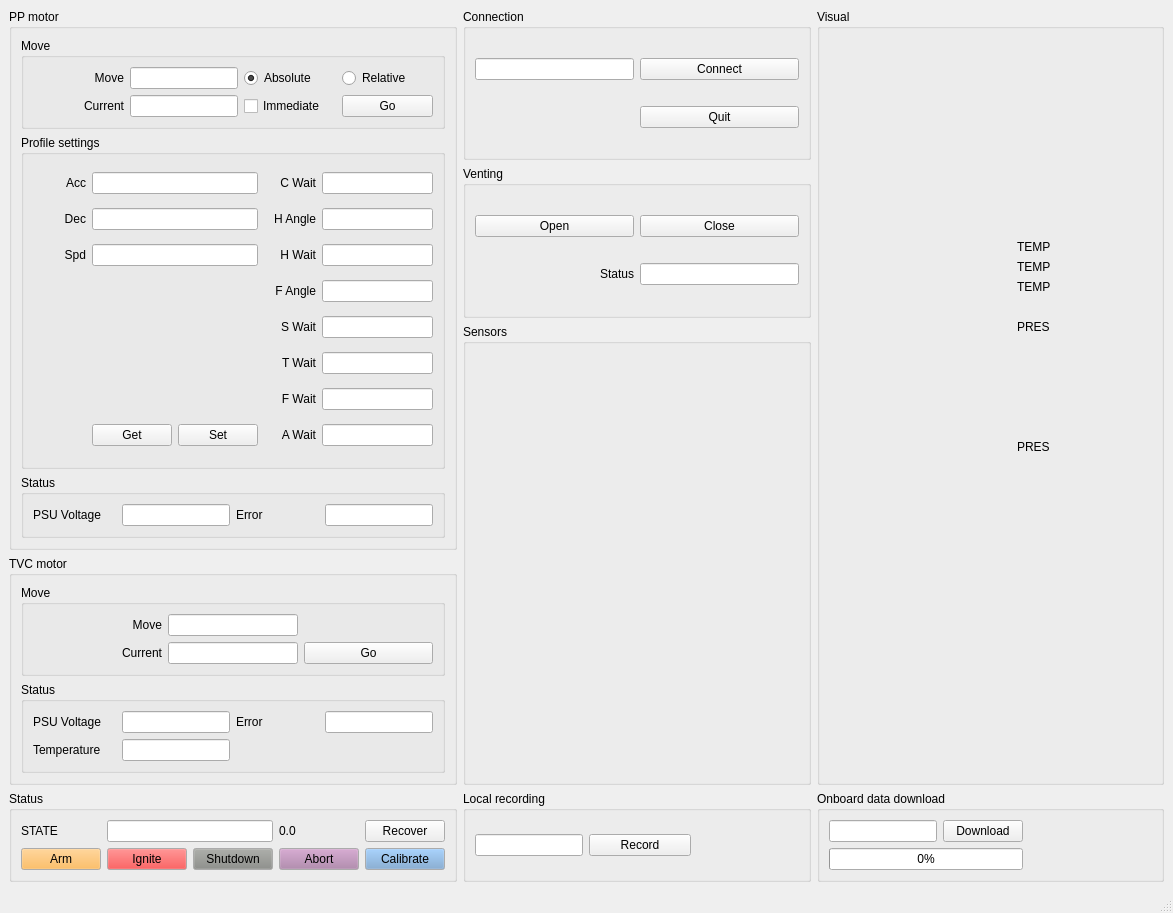
<?xml version="1.0" encoding="UTF-8"?>
<ui version="4.0">
 <class>MainWindow</class>
 <widget class="QMainWindow" name="MainWindow">
  <property name="enabled">
   <bool>true</bool>
  </property>
  <property name="geometry">
   <rect>
    <x>0</x>
    <y>0</y>
    <width>1173</width>
    <height>913</height>
   </rect>
  </property>
  <property name="windowTitle">
   <string>PEGASUS CONTROL</string>
  </property>
  <widget class="QWidget" name="centralwidget">
   <layout class="QGridLayout" name="gridLayout">
    <item row="4" column="2">
     <widget class="QGroupBox" name="groupBox_4">
      <property name="title">
       <string>Onboard data download</string>
      </property>
      <layout class="QGridLayout" name="gridLayout_8">
       <item row="0" column="0">
        <widget class="QLineEdit" name="dl_name">
         <property name="sizePolicy">
          <sizepolicy hsizetype="Fixed" vsizetype="Fixed">
           <horstretch>0</horstretch>
           <verstretch>0</verstretch>
          </sizepolicy>
         </property>
        </widget>
       </item>
       <item row="0" column="1">
        <widget class="QPushButton" name="download">
         <property name="sizePolicy">
          <sizepolicy hsizetype="Fixed" vsizetype="Fixed">
           <horstretch>0</horstretch>
           <verstretch>0</verstretch>
          </sizepolicy>
         </property>
         <property name="text">
          <string>Download</string>
         </property>
        </widget>
       </item>
       <item row="0" column="2">
        <widget class="QLabel" name="dl_used">
         <property name="text">
          <string/>
         </property>
        </widget>
       </item>
       <item row="2" column="0" colspan="2">
        <widget class="QProgressBar" name="dl_bar">
         <property name="value">
          <number>0</number>
         </property>
        </widget>
       </item>
       <item row="2" column="2">
        <widget class="QLabel" name="dl_prog">
         <property name="text">
          <string/>
         </property>
        </widget>
       </item>
      </layout>
     </widget>
    </item>
    <item row="0" column="1">
     <widget class="QGroupBox" name="connection">
      <property name="sizePolicy">
       <sizepolicy hsizetype="Preferred" vsizetype="Minimum">
        <horstretch>0</horstretch>
        <verstretch>0</verstretch>
       </sizepolicy>
      </property>
      <property name="title">
       <string>Connection</string>
      </property>
      <layout class="QGridLayout" name="gridLayout_4">
       <item row="0" column="1">
        <widget class="QLineEdit" name="connect_device">
         <property name="sizePolicy">
          <sizepolicy hsizetype="Preferred" vsizetype="Fixed">
           <horstretch>0</horstretch>
           <verstretch>0</verstretch>
          </sizepolicy>
         </property>
        </widget>
       </item>
       <item row="0" column="2">
        <widget class="QPushButton" name="connect_btn">
         <property name="sizePolicy">
          <sizepolicy hsizetype="Preferred" vsizetype="Fixed">
           <horstretch>0</horstretch>
           <verstretch>0</verstretch>
          </sizepolicy>
         </property>
         <property name="text">
          <string>Connect</string>
         </property>
        </widget>
       </item>
       <item row="1" column="1">
        <widget class="QLabel" name="connect_status">
         <property name="sizePolicy">
          <sizepolicy hsizetype="Preferred" vsizetype="Preferred">
           <horstretch>0</horstretch>
           <verstretch>0</verstretch>
          </sizepolicy>
         </property>
         <property name="font">
          <font>
           <kerning>true</kerning>
          </font>
         </property>
         <property name="mouseTracking">
          <bool>false</bool>
         </property>
         <property name="acceptDrops">
          <bool>false</bool>
         </property>
         <property name="layoutDirection">
          <enum>Qt::LeftToRight</enum>
         </property>
         <property name="text">
          <string/>
         </property>
         <property name="alignment">
          <set>Qt::AlignLeading|Qt::AlignLeft|Qt::AlignVCenter</set>
         </property>
         <property name="margin">
          <number>0</number>
         </property>
        </widget>
       </item>
       <item row="1" column="2">
        <widget class="QPushButton" name="quit">
         <property name="text">
          <string>Quit</string>
         </property>
        </widget>
       </item>
      </layout>
     </widget>
    </item>
    <item row="4" column="0">
     <widget class="QGroupBox" name="status">
      <property name="title">
       <string>Status</string>
      </property>
      <layout class="QGridLayout" name="gridLayout_6">
       <item row="1" column="5">
        <widget class="QPushButton" name="status_calibrate">
         <property name="palette">
          <palette>
           <active>
            <colorrole role="Button">
             <brush brushstyle="SolidPattern">
              <color alpha="255">
               <red>114</red>
               <green>159</green>
               <blue>207</blue>
              </color>
             </brush>
            </colorrole>
           </active>
           <inactive>
            <colorrole role="Button">
             <brush brushstyle="SolidPattern">
              <color alpha="255">
               <red>114</red>
               <green>159</green>
               <blue>207</blue>
              </color>
             </brush>
            </colorrole>
           </inactive>
           <disabled>
            <colorrole role="Button">
             <brush brushstyle="SolidPattern">
              <color alpha="255">
               <red>114</red>
               <green>159</green>
               <blue>207</blue>
              </color>
             </brush>
            </colorrole>
           </disabled>
          </palette>
         </property>
         <property name="text">
          <string>Calibrate</string>
         </property>
        </widget>
       </item>
       <item row="1" column="4">
        <widget class="QPushButton" name="status_abort">
         <property name="palette">
          <palette>
           <active>
            <colorrole role="Button">
             <brush brushstyle="SolidPattern">
              <color alpha="255">
               <red>173</red>
               <green>127</green>
               <blue>168</blue>
              </color>
             </brush>
            </colorrole>
           </active>
           <inactive>
            <colorrole role="Button">
             <brush brushstyle="SolidPattern">
              <color alpha="255">
               <red>173</red>
               <green>127</green>
               <blue>168</blue>
              </color>
             </brush>
            </colorrole>
           </inactive>
           <disabled>
            <colorrole role="Button">
             <brush brushstyle="SolidPattern">
              <color alpha="255">
               <red>173</red>
               <green>127</green>
               <blue>168</blue>
              </color>
             </brush>
            </colorrole>
           </disabled>
          </palette>
         </property>
         <property name="text">
          <string>Abort</string>
         </property>
        </widget>
       </item>
       <item row="0" column="4">
        <widget class="QLabel" name="status_counter">
         <property name="text">
          <string>0.0</string>
         </property>
        </widget>
       </item>
       <item row="0" column="1" colspan="2">
        <widget class="QLineEdit" name="status_state"/>
       </item>
       <item row="0" column="0">
        <widget class="QLabel" name="label_2">
         <property name="text">
          <string>STATE</string>
         </property>
        </widget>
       </item>
       <item row="0" column="5">
        <widget class="QPushButton" name="status_recover">
         <property name="text">
          <string>Recover</string>
         </property>
        </widget>
       </item>
       <item row="1" column="0">
        <widget class="QPushButton" name="status_arm">
         <property name="palette">
          <palette>
           <active>
            <colorrole role="Button">
             <brush brushstyle="SolidPattern">
              <color alpha="255">
               <red>252</red>
               <green>175</green>
               <blue>62</blue>
              </color>
             </brush>
            </colorrole>
           </active>
           <inactive>
            <colorrole role="Button">
             <brush brushstyle="SolidPattern">
              <color alpha="255">
               <red>252</red>
               <green>175</green>
               <blue>62</blue>
              </color>
             </brush>
            </colorrole>
           </inactive>
           <disabled>
            <colorrole role="Button">
             <brush brushstyle="SolidPattern">
              <color alpha="255">
               <red>252</red>
               <green>175</green>
               <blue>62</blue>
              </color>
             </brush>
            </colorrole>
           </disabled>
          </palette>
         </property>
         <property name="autoFillBackground">
          <bool>false</bool>
         </property>
         <property name="text">
          <string>Arm</string>
         </property>
         <property name="default">
          <bool>false</bool>
         </property>
         <property name="flat">
          <bool>false</bool>
         </property>
        </widget>
       </item>
       <item row="1" column="1">
        <widget class="QPushButton" name="status_ignite">
         <property name="palette">
          <palette>
           <active>
            <colorrole role="Button">
             <brush brushstyle="SolidPattern">
              <color alpha="255">
               <red>239</red>
               <green>41</green>
               <blue>41</blue>
              </color>
             </brush>
            </colorrole>
           </active>
           <inactive>
            <colorrole role="Button">
             <brush brushstyle="SolidPattern">
              <color alpha="255">
               <red>239</red>
               <green>41</green>
               <blue>41</blue>
              </color>
             </brush>
            </colorrole>
           </inactive>
           <disabled>
            <colorrole role="Button">
             <brush brushstyle="SolidPattern">
              <color alpha="255">
               <red>239</red>
               <green>41</green>
               <blue>41</blue>
              </color>
             </brush>
            </colorrole>
           </disabled>
          </palette>
         </property>
         <property name="text">
          <string>Ignite</string>
         </property>
        </widget>
       </item>
       <item row="1" column="2">
        <widget class="QPushButton" name="status_shutdown">
         <property name="palette">
          <palette>
           <active>
            <colorrole role="Button">
             <brush brushstyle="SolidPattern">
              <color alpha="255">
               <red>136</red>
               <green>138</green>
               <blue>133</blue>
              </color>
             </brush>
            </colorrole>
           </active>
           <inactive>
            <colorrole role="Button">
             <brush brushstyle="SolidPattern">
              <color alpha="255">
               <red>136</red>
               <green>138</green>
               <blue>133</blue>
              </color>
             </brush>
            </colorrole>
           </inactive>
           <disabled>
            <colorrole role="Button">
             <brush brushstyle="SolidPattern">
              <color alpha="255">
               <red>136</red>
               <green>138</green>
               <blue>133</blue>
              </color>
             </brush>
            </colorrole>
           </disabled>
          </palette>
         </property>
         <property name="text">
          <string>Shutdown</string>
         </property>
        </widget>
       </item>
      </layout>
     </widget>
    </item>
    <item row="4" column="1">
     <widget class="QGroupBox" name="recording">
      <property name="title">
       <string>Local recording</string>
      </property>
      <layout class="QGridLayout" name="gridLayout_7">
       <item row="0" column="0">
        <widget class="QLineEdit" name="local_record_fn">
         <property name="sizePolicy">
          <sizepolicy hsizetype="Preferred" vsizetype="Fixed">
           <horstretch>0</horstretch>
           <verstretch>0</verstretch>
          </sizepolicy>
         </property>
        </widget>
       </item>
       <item row="0" column="1">
        <widget class="QPushButton" name="local_record">
         <property name="text">
          <string>Record</string>
         </property>
        </widget>
       </item>
       <item row="0" column="2">
        <widget class="QLabel" name="local_record_stat">
         <property name="text">
          <string/>
         </property>
        </widget>
       </item>
      </layout>
     </widget>
    </item>
    <item row="0" column="2" rowspan="4">
     <widget class="QGroupBox" name="visual">
      <property name="title">
       <string>Visual</string>
      </property>
      <widget class="QLabel" name="label_16">
       <property name="geometry">
        <rect>
         <x>130</x>
         <y>30</y>
         <width>61</width>
         <height>611</height>
        </rect>
       </property>
       <property name="sizePolicy">
        <sizepolicy hsizetype="Fixed" vsizetype="Fixed">
         <horstretch>0</horstretch>
         <verstretch>0</verstretch>
        </sizepolicy>
       </property>
       <property name="baseSize">
        <size>
         <width>100</width>
         <height>100</height>
        </size>
       </property>
       <property name="text">
        <string/>
       </property>
       <property name="pixmap">
        <pixmap>rocket.png</pixmap>
       </property>
       <property name="scaledContents">
        <bool>true</bool>
       </property>
       <property name="alignment">
        <set>Qt::AlignCenter</set>
       </property>
      </widget>
      <widget class="QLabel" name="temp_1">
       <property name="geometry">
        <rect>
         <x>200</x>
         <y>230</y>
         <width>81</width>
         <height>16</height>
        </rect>
       </property>
       <property name="text">
        <string>TEMP</string>
       </property>
      </widget>
      <widget class="QLabel" name="temp_2">
       <property name="geometry">
        <rect>
         <x>200</x>
         <y>250</y>
         <width>81</width>
         <height>16</height>
        </rect>
       </property>
       <property name="text">
        <string>TEMP</string>
       </property>
      </widget>
      <widget class="QLabel" name="temp_3">
       <property name="geometry">
        <rect>
         <x>200</x>
         <y>270</y>
         <width>81</width>
         <height>16</height>
        </rect>
       </property>
       <property name="text">
        <string>TEMP</string>
       </property>
      </widget>
      <widget class="QLabel" name="pres_1">
       <property name="geometry">
        <rect>
         <x>200</x>
         <y>430</y>
         <width>81</width>
         <height>16</height>
        </rect>
       </property>
       <property name="text">
        <string>PRES</string>
       </property>
      </widget>
      <widget class="QLabel" name="pres_2">
       <property name="geometry">
        <rect>
         <x>200</x>
         <y>310</y>
         <width>81</width>
         <height>16</height>
        </rect>
       </property>
       <property name="text">
        <string>PRES</string>
       </property>
      </widget>
     </widget>
    </item>
    <item row="0" column="0" rowspan="3">
     <widget class="QGroupBox" name="pp_motor">
      <property name="sizePolicy">
       <sizepolicy hsizetype="Preferred" vsizetype="Preferred">
        <horstretch>0</horstretch>
        <verstretch>3</verstretch>
       </sizepolicy>
      </property>
      <property name="title">
       <string>PP motor</string>
      </property>
      <layout class="QGridLayout" name="gridLayout_2">
       <item row="1" column="0">
        <widget class="QGroupBox" name="groupBox_3">
         <property name="sizePolicy">
          <sizepolicy hsizetype="Preferred" vsizetype="Preferred">
           <horstretch>0</horstretch>
           <verstretch>1</verstretch>
          </sizepolicy>
         </property>
         <property name="title">
          <string>Profile settings</string>
         </property>
         <layout class="QGridLayout" name="gridLayout_5" columnstretch="0,0,0,0,0,0">
          <item row="3" column="4" colspan="2">
           <widget class="QLineEdit" name="pp_motor_fangle">
            <property name="sizePolicy">
             <sizepolicy hsizetype="Preferred" vsizetype="Fixed">
              <horstretch>0</horstretch>
              <verstretch>0</verstretch>
             </sizepolicy>
            </property>
           </widget>
          </item>
          <item row="10" column="2">
           <widget class="QPushButton" name="pp_motor_set">
            <property name="text">
             <string>Set</string>
            </property>
            <property name="flat">
             <bool>false</bool>
            </property>
           </widget>
          </item>
          <item row="1" column="4" colspan="2">
           <widget class="QLineEdit" name="pp_motor_hangle">
            <property name="sizePolicy">
             <sizepolicy hsizetype="Preferred" vsizetype="Fixed">
              <horstretch>0</horstretch>
              <verstretch>0</verstretch>
             </sizepolicy>
            </property>
           </widget>
          </item>
          <item row="0" column="0">
           <widget class="QLabel" name="label_6">
            <property name="text">
             <string>Acc</string>
            </property>
            <property name="alignment">
             <set>Qt::AlignRight|Qt::AlignTrailing|Qt::AlignVCenter</set>
            </property>
           </widget>
          </item>
          <item row="10" column="4" colspan="2">
           <widget class="QLineEdit" name="pp_motor_await">
            <property name="sizePolicy">
             <sizepolicy hsizetype="Preferred" vsizetype="Fixed">
              <horstretch>0</horstretch>
              <verstretch>0</verstretch>
             </sizepolicy>
            </property>
           </widget>
          </item>
          <item row="1" column="1" colspan="2">
           <widget class="QLineEdit" name="pp_motor_dec">
            <property name="sizePolicy">
             <sizepolicy hsizetype="Preferred" vsizetype="Fixed">
              <horstretch>0</horstretch>
              <verstretch>0</verstretch>
             </sizepolicy>
            </property>
           </widget>
          </item>
          <item row="0" column="3">
           <widget class="QLabel" name="label_10">
            <property name="text">
             <string>C Wait</string>
            </property>
            <property name="alignment">
             <set>Qt::AlignRight|Qt::AlignTrailing|Qt::AlignVCenter</set>
            </property>
           </widget>
          </item>
          <item row="0" column="4" colspan="2">
           <widget class="QLineEdit" name="pp_motor_cwait">
            <property name="sizePolicy">
             <sizepolicy hsizetype="Preferred" vsizetype="Fixed">
              <horstretch>0</horstretch>
              <verstretch>0</verstretch>
             </sizepolicy>
            </property>
           </widget>
          </item>
          <item row="2" column="4" colspan="2">
           <widget class="QLineEdit" name="pp_motor_hwait">
            <property name="sizePolicy">
             <sizepolicy hsizetype="Preferred" vsizetype="Fixed">
              <horstretch>0</horstretch>
              <verstretch>0</verstretch>
             </sizepolicy>
            </property>
           </widget>
          </item>
          <item row="2" column="0">
           <widget class="QLabel" name="label_8">
            <property name="text">
             <string>Spd</string>
            </property>
            <property name="alignment">
             <set>Qt::AlignRight|Qt::AlignTrailing|Qt::AlignVCenter</set>
            </property>
           </widget>
          </item>
          <item row="1" column="3">
           <widget class="QLabel" name="label_11">
            <property name="text">
             <string>H Angle</string>
            </property>
            <property name="alignment">
             <set>Qt::AlignRight|Qt::AlignTrailing|Qt::AlignVCenter</set>
            </property>
           </widget>
          </item>
          <item row="0" column="1" colspan="2">
           <widget class="QLineEdit" name="pp_motor_acc">
            <property name="sizePolicy">
             <sizepolicy hsizetype="Preferred" vsizetype="Fixed">
              <horstretch>0</horstretch>
              <verstretch>0</verstretch>
             </sizepolicy>
            </property>
           </widget>
          </item>
          <item row="3" column="3">
           <widget class="QLabel" name="label_13">
            <property name="text">
             <string>F Angle</string>
            </property>
            <property name="alignment">
             <set>Qt::AlignRight|Qt::AlignTrailing|Qt::AlignVCenter</set>
            </property>
           </widget>
          </item>
          <item row="1" column="0">
           <widget class="QLabel" name="label_7">
            <property name="text">
             <string>Dec</string>
            </property>
            <property name="alignment">
             <set>Qt::AlignRight|Qt::AlignTrailing|Qt::AlignVCenter</set>
            </property>
           </widget>
          </item>
          <item row="8" column="4" colspan="2">
           <widget class="QLineEdit" name="pp_motor_twait">
            <property name="sizePolicy">
             <sizepolicy hsizetype="Preferred" vsizetype="Fixed">
              <horstretch>0</horstretch>
              <verstretch>0</verstretch>
             </sizepolicy>
            </property>
           </widget>
          </item>
          <item row="2" column="3">
           <widget class="QLabel" name="label_12">
            <property name="text">
             <string>H Wait</string>
            </property>
            <property name="alignment">
             <set>Qt::AlignRight|Qt::AlignTrailing|Qt::AlignVCenter</set>
            </property>
           </widget>
          </item>
          <item row="10" column="3">
           <widget class="QLabel" name="label_17">
            <property name="text">
             <string>A Wait</string>
            </property>
            <property name="alignment">
             <set>Qt::AlignRight|Qt::AlignTrailing|Qt::AlignVCenter</set>
            </property>
           </widget>
          </item>
          <item row="2" column="1" colspan="2">
           <widget class="QLineEdit" name="pp_motor_speed">
            <property name="sizePolicy">
             <sizepolicy hsizetype="Preferred" vsizetype="Fixed">
              <horstretch>0</horstretch>
              <verstretch>0</verstretch>
             </sizepolicy>
            </property>
           </widget>
          </item>
          <item row="10" column="1">
           <widget class="QPushButton" name="pp_motor_get">
            <property name="text">
             <string>Get</string>
            </property>
            <property name="flat">
             <bool>false</bool>
            </property>
           </widget>
          </item>
          <item row="8" column="3">
           <widget class="QLabel" name="label_23">
            <property name="text">
             <string>T Wait</string>
            </property>
            <property name="alignment">
             <set>Qt::AlignRight|Qt::AlignTrailing|Qt::AlignVCenter</set>
            </property>
           </widget>
          </item>
          <item row="6" column="3">
           <widget class="QLabel" name="label_4">
            <property name="text">
             <string>S Wait</string>
            </property>
            <property name="alignment">
             <set>Qt::AlignRight|Qt::AlignTrailing|Qt::AlignVCenter</set>
            </property>
           </widget>
          </item>
          <item row="9" column="3">
           <widget class="QLabel" name="label_14">
            <property name="text">
             <string>F Wait</string>
            </property>
            <property name="alignment">
             <set>Qt::AlignRight|Qt::AlignTrailing|Qt::AlignVCenter</set>
            </property>
           </widget>
          </item>
          <item row="6" column="4" colspan="2">
           <widget class="QLineEdit" name="pp_motor_swait">
            <property name="sizePolicy">
             <sizepolicy hsizetype="Preferred" vsizetype="Fixed">
              <horstretch>0</horstretch>
              <verstretch>0</verstretch>
             </sizepolicy>
            </property>
           </widget>
          </item>
          <item row="9" column="4" colspan="2">
           <widget class="QLineEdit" name="pp_motor_fwait">
            <property name="sizePolicy">
             <sizepolicy hsizetype="Preferred" vsizetype="Fixed">
              <horstretch>0</horstretch>
              <verstretch>0</verstretch>
             </sizepolicy>
            </property>
           </widget>
          </item>
         </layout>
        </widget>
       </item>
       <item row="0" column="0">
        <widget class="QGroupBox" name="groupBox">
         <property name="sizePolicy">
          <sizepolicy hsizetype="Preferred" vsizetype="Preferred">
           <horstretch>0</horstretch>
           <verstretch>0</verstretch>
          </sizepolicy>
         </property>
         <property name="title">
          <string>Move</string>
         </property>
         <layout class="QGridLayout" name="gridLayout_3">
          <item row="0" column="0">
           <widget class="QLabel" name="label_5">
            <property name="sizePolicy">
             <sizepolicy hsizetype="Preferred" vsizetype="Fixed">
              <horstretch>0</horstretch>
              <verstretch>0</verstretch>
             </sizepolicy>
            </property>
            <property name="text">
             <string>Move</string>
            </property>
            <property name="alignment">
             <set>Qt::AlignRight|Qt::AlignTrailing|Qt::AlignVCenter</set>
            </property>
           </widget>
          </item>
          <item row="0" column="1">
           <widget class="QLineEdit" name="pp_motor_target">
            <property name="sizePolicy">
             <sizepolicy hsizetype="Preferred" vsizetype="Fixed">
              <horstretch>0</horstretch>
              <verstretch>0</verstretch>
             </sizepolicy>
            </property>
           </widget>
          </item>
          <item row="0" column="3">
           <widget class="QRadioButton" name="pp_motor_relative">
            <property name="text">
             <string>Relative</string>
            </property>
           </widget>
          </item>
          <item row="1" column="0">
           <widget class="QLabel" name="label_3">
            <property name="sizePolicy">
             <sizepolicy hsizetype="Preferred" vsizetype="Fixed">
              <horstretch>0</horstretch>
              <verstretch>0</verstretch>
             </sizepolicy>
            </property>
            <property name="text">
             <string>Current</string>
            </property>
            <property name="alignment">
             <set>Qt::AlignRight|Qt::AlignTrailing|Qt::AlignVCenter</set>
            </property>
           </widget>
          </item>
          <item row="1" column="3">
           <widget class="QPushButton" name="pp_motor_move">
            <property name="text">
             <string>Go</string>
            </property>
           </widget>
          </item>
          <item row="0" column="2">
           <widget class="QRadioButton" name="pp_motor_absolute">
            <property name="text">
             <string>Absolute</string>
            </property>
            <property name="checked">
             <bool>true</bool>
            </property>
           </widget>
          </item>
          <item row="1" column="1">
           <widget class="QLineEdit" name="pp_motor_current">
            <property name="sizePolicy">
             <sizepolicy hsizetype="Preferred" vsizetype="Fixed">
              <horstretch>0</horstretch>
              <verstretch>0</verstretch>
             </sizepolicy>
            </property>
           </widget>
          </item>
          <item row="1" column="2">
           <widget class="QCheckBox" name="pp_motor_immediate">
            <property name="text">
             <string>Immediate</string>
            </property>
           </widget>
          </item>
         </layout>
        </widget>
       </item>
       <item row="2" column="0">
        <widget class="QGroupBox" name="groupBox_6">
         <property name="title">
          <string>Status</string>
         </property>
         <layout class="QGridLayout" name="gridLayout_10">
          <item row="0" column="1">
           <widget class="QLineEdit" name="pp_psu">
            <property name="sizePolicy">
             <sizepolicy hsizetype="Fixed" vsizetype="Fixed">
              <horstretch>0</horstretch>
              <verstretch>0</verstretch>
             </sizepolicy>
            </property>
           </widget>
          </item>
          <item row="0" column="0">
           <widget class="QLabel" name="label">
            <property name="text">
             <string>PSU Voltage</string>
            </property>
           </widget>
          </item>
          <item row="0" column="2">
           <widget class="QLabel" name="label_18">
            <property name="text">
             <string>Error</string>
            </property>
           </widget>
          </item>
          <item row="0" column="3">
           <widget class="QLineEdit" name="pp_error">
            <property name="sizePolicy">
             <sizepolicy hsizetype="Fixed" vsizetype="Fixed">
              <horstretch>0</horstretch>
              <verstretch>0</verstretch>
             </sizepolicy>
            </property>
           </widget>
          </item>
         </layout>
        </widget>
       </item>
      </layout>
     </widget>
    </item>
    <item row="3" column="0">
     <widget class="QGroupBox" name="groupBox_2">
      <property name="styleSheet">
       <string notr="true"/>
      </property>
      <property name="title">
       <string>TVC motor</string>
      </property>
      <layout class="QGridLayout" name="gridLayout_12">
       <item row="0" column="0">
        <widget class="QGroupBox" name="groupBox_5">
         <property name="sizePolicy">
          <sizepolicy hsizetype="Preferred" vsizetype="Preferred">
           <horstretch>0</horstretch>
           <verstretch>0</verstretch>
          </sizepolicy>
         </property>
         <property name="title">
          <string>Move</string>
         </property>
         <layout class="QGridLayout" name="gridLayout_9">
          <item row="1" column="1">
           <widget class="QLineEdit" name="tvc_motor_current">
            <property name="sizePolicy">
             <sizepolicy hsizetype="Preferred" vsizetype="Fixed">
              <horstretch>0</horstretch>
              <verstretch>0</verstretch>
             </sizepolicy>
            </property>
           </widget>
          </item>
          <item row="0" column="1">
           <widget class="QLineEdit" name="tvc_motor_target">
            <property name="sizePolicy">
             <sizepolicy hsizetype="Preferred" vsizetype="Fixed">
              <horstretch>0</horstretch>
              <verstretch>0</verstretch>
             </sizepolicy>
            </property>
           </widget>
          </item>
          <item row="0" column="0">
           <widget class="QLabel" name="label_9">
            <property name="sizePolicy">
             <sizepolicy hsizetype="Preferred" vsizetype="Fixed">
              <horstretch>0</horstretch>
              <verstretch>0</verstretch>
             </sizepolicy>
            </property>
            <property name="text">
             <string>Move</string>
            </property>
            <property name="alignment">
             <set>Qt::AlignRight|Qt::AlignTrailing|Qt::AlignVCenter</set>
            </property>
           </widget>
          </item>
          <item row="1" column="0">
           <widget class="QLabel" name="label_15">
            <property name="sizePolicy">
             <sizepolicy hsizetype="Preferred" vsizetype="Fixed">
              <horstretch>0</horstretch>
              <verstretch>0</verstretch>
             </sizepolicy>
            </property>
            <property name="text">
             <string>Current</string>
            </property>
            <property name="alignment">
             <set>Qt::AlignRight|Qt::AlignTrailing|Qt::AlignVCenter</set>
            </property>
           </widget>
          </item>
          <item row="1" column="2">
           <widget class="QPushButton" name="tvc_motor_move">
            <property name="text">
             <string>Go</string>
            </property>
           </widget>
          </item>
         </layout>
        </widget>
       </item>
       <item row="1" column="0">
        <widget class="QGroupBox" name="groupBox_7">
         <property name="title">
          <string>Status</string>
         </property>
         <layout class="QGridLayout" name="gridLayout_11">
          <item row="0" column="0">
           <widget class="QLabel" name="label_19">
            <property name="text">
             <string>PSU Voltage</string>
            </property>
           </widget>
          </item>
          <item row="0" column="3">
           <widget class="QLineEdit" name="tvc_error">
            <property name="sizePolicy">
             <sizepolicy hsizetype="Fixed" vsizetype="Fixed">
              <horstretch>0</horstretch>
              <verstretch>0</verstretch>
             </sizepolicy>
            </property>
           </widget>
          </item>
          <item row="0" column="1">
           <widget class="QLineEdit" name="tvc_psu">
            <property name="sizePolicy">
             <sizepolicy hsizetype="Fixed" vsizetype="Fixed">
              <horstretch>0</horstretch>
              <verstretch>0</verstretch>
             </sizepolicy>
            </property>
           </widget>
          </item>
          <item row="0" column="2">
           <widget class="QLabel" name="label_20">
            <property name="text">
             <string>Error</string>
            </property>
           </widget>
          </item>
          <item row="1" column="1">
           <widget class="QLineEdit" name="tvc_temperature">
            <property name="sizePolicy">
             <sizepolicy hsizetype="Fixed" vsizetype="Fixed">
              <horstretch>0</horstretch>
              <verstretch>0</verstretch>
             </sizepolicy>
            </property>
           </widget>
          </item>
          <item row="1" column="0">
           <widget class="QLabel" name="label_22">
            <property name="text">
             <string>Temperature</string>
            </property>
           </widget>
          </item>
         </layout>
        </widget>
       </item>
      </layout>
     </widget>
    </item>
    <item row="1" column="1">
     <widget class="QGroupBox" name="groupBox_8">
      <property name="title">
       <string>Venting</string>
      </property>
      <layout class="QGridLayout" name="gridLayout_13">
       <item row="0" column="0">
        <widget class="QPushButton" name="vent_open">
         <property name="text">
          <string>Open</string>
         </property>
        </widget>
       </item>
       <item row="0" column="1">
        <widget class="QPushButton" name="vent_close">
         <property name="text">
          <string>Close</string>
         </property>
        </widget>
       </item>
       <item row="1" column="0">
        <widget class="QLabel" name="label_21">
         <property name="text">
          <string>Status</string>
         </property>
         <property name="alignment">
          <set>Qt::AlignRight|Qt::AlignTrailing|Qt::AlignVCenter</set>
         </property>
        </widget>
       </item>
       <item row="1" column="1">
        <widget class="QLineEdit" name="vent_status">
         <property name="sizePolicy">
          <sizepolicy hsizetype="Preferred" vsizetype="Fixed">
           <horstretch>0</horstretch>
           <verstretch>0</verstretch>
          </sizepolicy>
         </property>
        </widget>
       </item>
      </layout>
     </widget>
    </item>
    <item row="2" column="1" rowspan="2">
     <widget class="QGroupBox" name="sensors">
      <property name="sizePolicy">
       <sizepolicy hsizetype="Preferred" vsizetype="Preferred">
        <horstretch>0</horstretch>
        <verstretch>8</verstretch>
       </sizepolicy>
      </property>
      <property name="title">
       <string>Sensors</string>
      </property>
      <layout class="QVBoxLayout" name="sensors_layout">
       <item>
        <widget class="QWidget" name="graph_pressure" native="true"/>
       </item>
       <item>
        <widget class="QWidget" name="graph_temperature" native="true"/>
       </item>
      </layout>
     </widget>
    </item>
   </layout>
  </widget>
  <widget class="QStatusBar" name="statusbar"/>
 </widget>
 <resources/>
 <connections/>
</ui>
